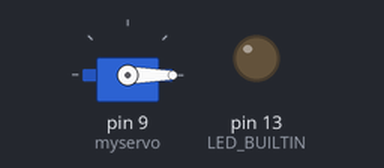
Bench run of a sketch on a simulated Arduino Uno, built with avr-gcc and run on an emulated ATmega328P. On the bench: servo, output pins drawn as LEDs (lit = HIGH).

Above: at 0.05 s.
At 3.0 s:
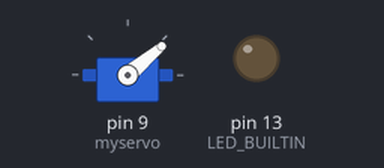
At 5.5 s:
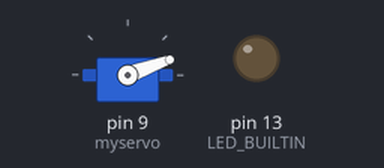
Timing chart, 0 to 8.5 s (numbered marks = the images above):
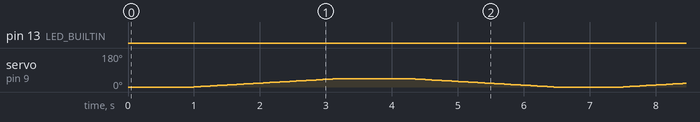

The sketch:

T-Robot_V1.ino
```cpp
/*

  T-Robot
*/

#include "tservo.h"


void setup()
{
  initServo();
}

void loop()
{

  turn(0); // obere Position
  delay(1000); // eine Sekunde Verzögerung

  turn(45); // untere Position
  delay(1000);

  turn(0);
  delay(1000);

  turn(45);
  delay(1000);

  turn(0); // Ausgangsposition

  stopServo(); // Servo Strom wegnehmen

  while (1) // Stop undBlinken
  {
    toggleLed(); // LED umschalten
    delay(1000);
  }
}
```

tservo.h
```cpp
#include <Servo.h>

Servo myservo;

void turn( int position_degrees )
{
  static int pos = 0;
  while (pos != position_degrees)
  {
    if (position_degrees > pos) pos++;

    if (position_degrees < pos) pos--;
    myservo.write(pos);
    delay(50);
  }
}

void initServo()
{
  pinMode(LED_BUILTIN, OUTPUT);

  myservo.attach(9);  // attaches the servo on pin 9 to the servo object
  myservo.write(0);


}

void stopServo()
{
    myservo.detach();
}

void toggleLed()
{
  static uint8_t flag = 0;
  digitalWrite(LED_BUILTIN, flag);
  flag = flag ^ 1;
}
```

Measured:
- by itself, pin 13 (LED_BUILTIN): LOW → HIGH at 14.0 s, → LOW 1.0 s later, → HIGH 1.0 s later, → LOW 1.0 s later, … (26 changes in this stretch)
